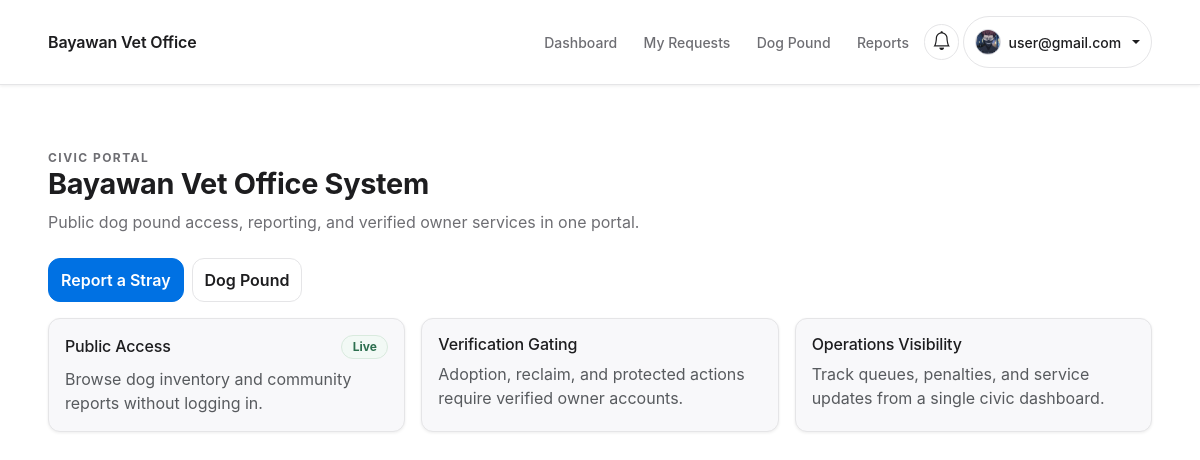
Screenshot of / (signed in) with the database file from the repository.
### users/models.py (models this page shows, shortened)
class CustomUser(AbstractUser):
    class Roles(models.TextChoices):
        ADMIN = 'ADMIN', 'Admin'
        STAFF = 'STAFF', 'Staff'
        OWNER = 'OWNER', 'Regular User (Owner)'
    email = models.EmailField(unique=True)
    role = models.CharField(max_length=20, choices=Roles.choices, default=Roles.OWNER)
    email_verified = models.BooleanField(default=False)
    is_verified = models.BooleanField(default=False)
    legal_consent = models.BooleanField(default=False)
    legal_consented_at = models.DateTimeField(null=True, blank=True)

class UserProfile(models.Model):
    class Gender(models.TextChoices):
        MALE = 'MALE', 'Male'
        FEMALE = 'FEMALE', 'Female'
    class StatusBadge(models.TextChoices):
        GREEN = 'GREEN', 'Green'
        ORANGE = 'ORANGE', 'Orange'
        RED = 'RED', 'Red'
    user = models.OneToOneField(CustomUser, on_delete=models.CASCADE, related_name='profile')
    offense_count = models.PositiveIntegerField(default=0)
    status_badge = models.CharField(max_length=10, choices=StatusBadge.choices, default=StatusBadge.GREEN)
    full_name = models.CharField(max_length=150, blank=True)
    address = models.CharField(max_length=255, blank=True)
    age = models.PositiveIntegerField(null=True, blank=True)
    birthday = models.DateField(null=True, blank=True)
    gender = models.CharField(max_length=10, choices=Gender.choices, blank=True)
    profile_photo = models.ImageField(upload_to='profile_photos/', blank=True, null=True)

### core/views.py (the view)
# urls.py: 2. Add a URL to urlpatterns:  path('', views.home, name='home')
def home(request):
    return render(request, 'home.html')

### notifications/context_processors.py (called while the page is built)
def unread_notifications(request):
    if not request.user.is_authenticated:
        return {'unread_notifications': 0, 'nav_notifications': []}
    items = Notification.objects.filter(user=request.user).order_by('-created_at')
    count = items.filter(is_read=False).count()
    return {
        'unread_notifications': count,
        'nav_notifications': items[:5],
    }

### templates/home.html (shortened to what this page needs)
{% extends 'base.html' %}
{% block content %}
  <section class="section-pad">
    <div class="container">
      {% include 'partials/page_header.html' with eyebrow="Civic Portal" title="Bayawan Vet Office System" subtitle="Public dog pound access, reporting, and verified owner services in one portal." %}
      <div class="action-bar mb-3">
        <a class="btn btn-primary" href="{% url 'reports_public' %}">Report a Stray</a>
        <a class="btn btn-outline-secondary" href="{% url 'dogs_public_list' %}">Dog Pound</a>
      </div>
      <div class="row g-3">
        <div class="col-lg-4">
          <div class="card-soft p-3 h-100">
            <div class="d-flex align-items-center justify-content-between mb-2">
              <h2 class="h6 mb-0">Public Access</h2>
              <span class="badge-soft badge-soft--success">Live</span>
            </div>
            <p class="text-muted mb-0">Browse dog inventory and community reports without logging in.</p>
          </div>
        </div>
        <div class="col-lg-4">
          <div class="card-soft p-3 h-100">
            <h2 class="h6 mb-2">Verification Gating</h2>
            <p class="text-muted mb-0">Adoption, reclaim, and protected actions require verified owner accounts.</p>
          </div>
        </div>
        <div class="col-lg-4">
          <div class="card-soft p-3 h-100">
            <h2 class="h6 mb-2">Operations Visibility</h2>
            <p class="text-muted mb-0">Track queues, penalties, and service updates from a single civic dashboard.</p>
          </div>
        </div>
      </div>
    </div>
  </section>
{% endblock %}

### templates/base.html (shortened to what this page needs)
{% load static %}
<!doctype html>
<html lang="en">
  <head>
    <link
      href="https://cdn.jsdelivr.net/npm/bootstrap@5.3.2/dist/css/bootstrap.min.css"
      rel="stylesheet"
    />
    <link
      rel="stylesheet"
      href="https://cdn.jsdelivr.net/npm/bootstrap-icons@1.11.3/font/bootstrap-icons.css"
    />
    <link rel="stylesheet" href="{% static 'css/theme.css' %}" />
    <link rel="stylesheet" href="{% static 'css/components.css' %}" />
    <link rel="stylesheet" href="{% static 'css/layout.css' %}" />
    <link rel="stylesheet" href="{% static 'css/utilities.css' %}" />
    <link rel="stylesheet" href="{% static 'css/app-pages.css' %}" />
    <link rel="stylesheet" href="{% static 'css/app-modules.css' %}" />
  </head>
  <body class="app-shell">
    <nav class="navbar navbar-expand-lg navbar-light bg-white border-bottom sticky-top">
      <div class="container">
        <a class="navbar-brand fw-semibold site-navbar-title" href="{% url 'home' %}">
          Bayawan Vet Office
        </a>
        <div class="collapse navbar-collapse" id="navMain">
          <ul class="navbar-nav ms-auto align-items-lg-center gap-lg-1">
            {% if request.user.is_authenticated %}
              <li class="nav-item">
                {% if request.user.role == 'ADMIN' or request.user.role == 'STAFF' %}
                  <a class="nav-link" href="{% url 'analytics_dashboard' %}">Dashboard</a>
                {% else %}
                  <a class="nav-link" href="{% url 'dashboard' %}">Dashboard</a>
                {% endif %}
              </li>
              {% if request.user.role == 'ADMIN' or request.user.role == 'STAFF' %}
                <li class="nav-item dropdown">
                  <a
                    class="nav-link dropdown-toggle"
                    href="#"
                    id="manageDogDropdown"
                    role="button"
                    data-bs-toggle="dropdown"
                    aria-expanded="false"
                  >
                    Dogs
                  </a>
                  <ul class="dropdown-menu" aria-labelledby="manageDogDropdown">
                    <li><h6 class="dropdown-header">Dog Management</h6></li>
                    <li><a class="dropdown-item" href="{% url 'dogs_manage_list' %}">Intake</a></li>
                    <li>
                      <a class="dropdown-item" href="{% url 'dogs_registered_by_owner' %}">Registered Dogs</a>
                    </li>
                    <li>
                      <a class="dropdown-item" href="{% url 'dogs_vaccination_requests' %}">Vaccinations</a>
                    </li>
                  </ul>
                </li>
                <li class="nav-item dropdown">
                  <a
                    class="nav-link dropdown-toggle"
                    href="#"
                    id="staffCasesDropdown"
                    role="button"
                    data-bs-toggle="dropdown"
                    aria-expanded="false"
                  >
                    Cases
                  </a>
                  <ul class="dropdown-menu" aria-labelledby="staffCasesDropdown">
                    <li><h6 class="dropdown-header">Request Workflow</h6></li>
                    <li><a class="dropdown-item" href="{% url 'reports_staff_list' %}">Reports</a></li>
                    <li>
                      <a class="dropdown-item" href="{% url 'adoption_staff_queue' %}">Adoption Queue</a>
                    </li>
                  </ul>
                </li>
                <li class="nav-item">
                  <a class="nav-link" href="{% url 'admin_user_management' %}">Verifications</a>
                </li>
                <li class="nav-item">
                  <a class="nav-link" href="{% url 'penalties_checklist' %}">Penalties</a>
                </li>
              {% else %}
                <li class="nav-item">
                  <a class="nav-link" href="{% url 'adoption_my_requests' %}">My Requests</a>
                </li>
              {% endif %}
            {% endif %}
            {% if not request.user.is_authenticated or request.user.role == 'OWNER' %}
              <li class="nav-item">
                <a class="nav-link" href="{% url 'dogs_public_list' %}">Dog Pound</a>
              </li>
              <li class="nav-item"><a class="nav-link" href="{% url 'reports_public_list' %}">Reports</a></li>
            {% endif %}
            {% if request.user.is_authenticated %}
              <li class="nav-item dropdown">
                <a
                  class="nav-link dropdown-toggle notification-toggle {% if unread_notifications %}has-unread{% endif %}"
                  href="#"
                  id="notificationsDropdown"
                  role="button"
                  data-bs-toggle="dropdown"
                  aria-expanded="false"
                  aria-label="Open notifications"
                >
                  <i class="bi bi-bell"></i>
                </a>
              </li>
              <li class="nav-item dropdown">
                <a
                  class="nav-link dropdown-toggle navbar-profile-toggle"
                  href="#"
                  id="profileDropdown"
                  role="button"
                  data-bs-toggle="dropdown"
                  aria-expanded="false"
                >
                  <span class="navbar-profile-avatar" aria-hidden="true">
                    {% if request.user.profile.profile_photo %}
                      <img
                        src="{{ request.user.profile.profile_photo.url }}"
                        alt=""
                        class="navbar-profile-avatar-img"
                      />
                    {% else %}
                      <span class="navbar-profile-avatar-fallback">{{ request.user.username|first|upper }}</span>
                    {% endif %}
                  </span>
                  <span class="navbar-profile-name">{{ request.user.username }}</span>
                </a>
              </li>
            {% endif %}
          </ul>
        </div>
      </div>
    </nav>
    <main id="main-content" class="main-content">
      {% block content %}{% endblock %}
    </main>
  </body>
</html>

### static/css/theme.css (style rules this page uses)
:root { --bg: #ffffff; --surface: #ffffff; --border: #e5e5e7; --text: #1d1d1f; --muted: #6e6e73; --primary: #0071e3; --primary-hover: #005ecb; --focus: #2f8cff; --radius-sm: 8px; --radius-md: 12px; --radius-lg: 16px; --radius-pill: 999px; --space-1: 4px; --space-2: 8px; --space-3: 12px; --space-4: 16px; --space-5: 24px; --space-6: 32px; --space-7: 40px; --shadow-1: 0 1px 3px rgba(29, 29, 31, 0.08); --shadow-2: var(--shadow-1); --transition: 200ms ease; --transition-fast: var(--transition); --control-height: 44px; --font-sans: -apple-system, BlinkMacSystemFont, "Segoe UI", Roboto, Helvetica, Arial, sans-serif; --font-serif: var(--font-sans); --font-display: var(--font-sans); --text-xs: 0.75rem; --text-sm: 0.875rem; --text-base: 1rem; --text-lg: 1.125rem; --text-xl: 1.25rem; --text-2xl: 1.5rem; --text-3xl: 2rem; --text-4xl: 2.5rem; --color-bg: var(--bg); --color-surface: var(--surface); --color-surface-2: #f8f8fa; --color-surface-3: #f0f0f4; --color-warm: #f8f8fa; --color-warm-2: #f0f0f4; --color-border: var(--border); --color-ink: var(--text); --color-muted: var(--muted); --color-primary: var(--primary); --color-primary-600: var(--primary-hover); --color-primary-700: #004b9c; --color-accent: #d2d2d7; --color-focus: var(--focus); --bs-primary: var(--primary); --bs-secondary: #6e6e73; --bs-body-font-family: var(--font-sans); --bs-body-color: var(--text); --bs-body-bg: var(--bg); --bs-border-color: var(--border); --bs-link-color: var(--primary); --bs-link-hover-color: var(--primary-hover); }
*, *::before, *::after { box-sizing: border-box; }
body { font-family: var(--font-sans); color: var(--text); background: var(--bg); font-size: var(--text-base); line-height: 1.5; text-rendering: optimizeLegibility; }
h1, h2, h3 { font-family: var(--font-sans); color: var(--text); font-weight: 700; letter-spacing: -0.01em; line-height: 1.2; }
h2 { font-size: clamp(1.45rem, 2.5vw, 2rem); }
a { color: var(--primary); text-decoration-color: rgba(0, 113, 227, 0.35); text-underline-offset: 0.2em; }
img, svg { max-width: 100%; height: auto; }

### static/css/components.css (style rules this page uses)
.container { --bs-gutter-x: 1rem; }
@media (min-width: 1200px) { .container { max-width: 1120px; } }
.card, .card-elevated, .card-soft, .auth-card, .dog-card, .notifications-panel, .profile-card, .report-card, .kpi-card, .table-shell, .form-section { border: 1px solid var(--border); border-radius: var(--radius-md); background: var(--surface); box-shadow: var(--shadow-1); }
.card, .card-elevated, .card-soft { overflow: hidden; }
.card-soft { background: var(--color-surface-2); }
.status-pill, .chip, .badge-soft, .dog-chip, .profile-chip { display: inline-flex; align-items: center; gap: 0.35rem; padding: 0.3rem 0.65rem; border: 1px solid var(--border); border-radius: var(--radius-pill); background: var(--color-surface-2); color: var(--muted); font-size: var(--text-xs); font-weight: 700; line-height: 1.1; }
.badge-soft--success { color: #2d6f4f; background: #f2f9f5; border-color: #d9eade; }
.btn { min-height: var(--control-height); display: inline-flex; align-items: center; justify-content: center; gap: 0.35rem; border-radius: var(--radius-md); font-weight: 600; border-width: 1px; transition: background-color var(--transition), border-color var(--transition), color var(--transition); }
.btn-primary { background: var(--primary); border-color: var(--primary); color: #ffffff; }
.btn-secondary, .btn-outline-secondary { background: var(--surface); border-color: var(--border); color: var(--text); }
.action-bar { display: flex; align-items: center; gap: var(--space-2); flex-wrap: wrap; }

### static/css/layout.css (style rules this page uses)
.app-shell { min-height: 100vh; background: var(--bg); }
.navbar { background: var(--surface) !important; border-bottom: 1px solid var(--border) !important; box-shadow: var(--shadow-1); }
.navbar .container { min-height: 68px; }
.navbar .navbar-brand { color: var(--text); font-weight: 600; letter-spacing: -0.01em; }
.site-navbar-title { display: inline-flex; align-items: center; margin-right: var(--space-3); font-size: clamp(1rem, 1.2vw, 1.08rem); line-height: 1.15; white-space: nowrap; }
.navbar .navbar-nav .nav-link { position: relative; color: var(--muted); font-size: var(--text-sm); font-weight: 500; padding: 0.75rem 0.7rem; transition: color var(--transition); }
.main-content { padding: var(--space-6) 0 var(--space-7); }
.section-pad, .hero { padding: var(--space-6) 0; }

### rows the page displays
CustomUser: user.profile.profile_photo (picture), user.username "user@gmail.com"

### other values shown
{{ eyebrow }} "CIVIC PORTAL"
{{ title }} "Bayawan Vet Office System"
{{ subtitle }} "Public dog pound access, reporting, and verified owner services in one portal."
